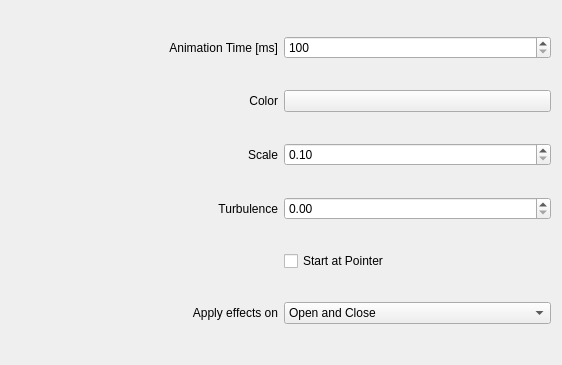
<?xml version="1.0" encoding="UTF-8"?>

<!--
SPDX-FileCopyrightText: Simon Schneegans <code@simonschneegans.de>
SPDX-License-Identifier: GPL-3.0-or-later
-->

<ui version="4.0">
    <class>BMWConfigForm</class>
    <widget class="QWidget" name="BMWConfigForm">
        <property name="geometry">
            <rect>
                <x>0</x>
                <y>0</y>
                <width>562</width>
                <height>365</height>
            </rect>
        </property>
        <layout class="QGridLayout" name="gridLayout">
            <item row="2" column="0">
                <widget class="QLabel" name="label_3">
                    <property name="text">
                        <string>Scale</string>
                    </property>
                    <property name="alignment">
                        <set>Qt::AlignRight|Qt::AlignTrailing|Qt::AlignVCenter</set>
                    </property>
                    <property name="buddy">
                        <cstring>kcfg_Color</cstring>
                    </property>
                </widget>
            </item>
            <item row="0" column="1">
                <widget class="QSpinBox" name="kcfg_Duration">
                    <property name="minimum">
                        <number>100</number>
                    </property>
                    <property name="maximum">
                        <number>9999</number>
                    </property>
                    <property name="singleStep">
                        <number>100</number>
                    </property>
                </widget>
            </item>
            <item row="3" column="1">
                <widget class="QDoubleSpinBox" name="kcfg_Turbulence">
                    <property name="maximum">
                        <double>1.000000000000000</double>
                    </property>
                    <property name="singleStep">
                        <double>0.000000000000000</double>
                    </property>
                </widget>
            </item>
            <item row="0" column="0">
                <widget class="QLabel" name="label">
                    <property name="text">
                        <string>Animation Time [ms]</string>
                    </property>
                    <property name="alignment">
                        <set>Qt::AlignRight|Qt::AlignTrailing|Qt::AlignVCenter</set>
                    </property>
                </widget>
            </item>
            <item row="3" column="0">
                <widget class="QLabel" name="label_4">
                    <property name="text">
                        <string>Turbulence</string>
                    </property>
                    <property name="alignment">
                        <set>Qt::AlignRight|Qt::AlignTrailing|Qt::AlignVCenter</set>
                    </property>
                </widget>
            </item>
            <item row="2" column="1">
                <widget class="QDoubleSpinBox" name="kcfg_Scale">
                    <property name="minimum">
                        <double>0.100000000000000</double>
                    </property>
                    <property name="maximum">
                        <double>10.000000000000000</double>
                    </property>
                    <property name="singleStep">
                        <double>0.000000000000000</double>
                    </property>
                </widget>
            </item>
            <item row="1" column="0">
                <widget class="QLabel" name="label_2">
                    <property name="text">
                        <string>Color</string>
                    </property>
                    <property name="alignment">
                        <set>Qt::AlignRight|Qt::AlignTrailing|Qt::AlignVCenter</set>
                    </property>
                    <property name="buddy">
                        <cstring>kcfg_Color</cstring>
                    </property>
                </widget>
            </item>
            <item row="1" column="1">
                <widget class="KColorButton" name="kcfg_Color">
                    <property name="alphaChannelEnabled">
                        <bool>true</bool>
                    </property>
                </widget>
            </item>
            <item row="4" column="1">
                <widget class="QCheckBox" name="kcfg_UsePointer">
                    <property name="text">
                        <string>Start at Pointer</string>
                    </property>
                </widget>
            </item>
        
            <item row="5" column="0">
                <widget class="QLabel" name="label_ApplyEffectsOn">
                    <property name="text">
                        <string>Apply effects on</string>
                    </property>
                    <property name="alignment">
                        <set>Qt::AlignmentFlag::AlignRight|Qt::AlignmentFlag::AlignTrailing|Qt::AlignmentFlag::AlignVCenter</set>
                    </property>
                </widget>
            </item>
            <item row="5" column="1">
                <widget class="QComboBox" name="kcfg_ApplyEffectsOn">
                                        <property name="currentIndex">
                        <number>2</number>
                    </property>
<item>
                        <property name="text">
                            <string>Open only</string>
                        </property>
                    </item>
                    <item>
                        <property name="text">
                            <string>Close only</string>
                        </property>
                    </item>
                    <item>
                        <property name="text">
                            <string>Open and Close</string>
                        </property>
                    </item>
                </widget>
            </item>

        </layout>
    </widget>
    <customwidgets>
        <customwidget>
            <class>KColorButton</class>
            <extends>QPushButton</extends>
            <header>kcolorbutton.h</header>
        </customwidget>
    </customwidgets>
    <resources />
    <connections />
</ui>
